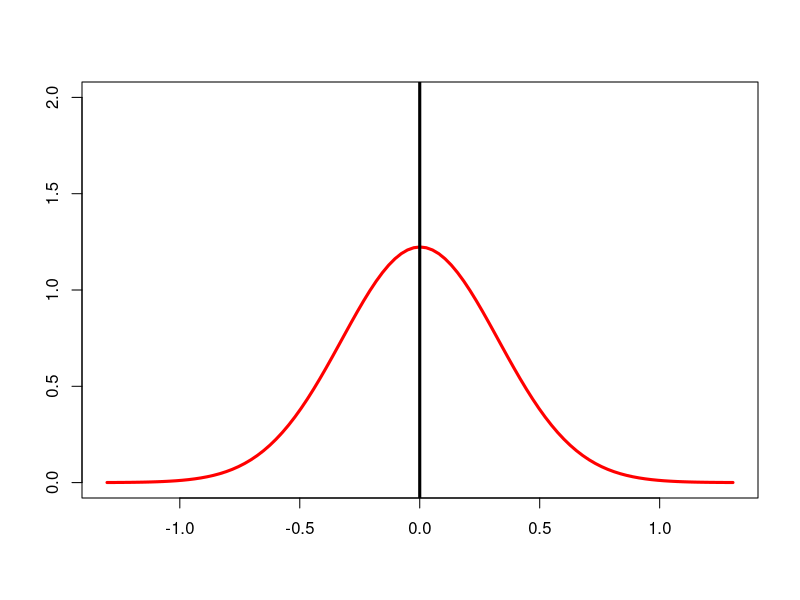
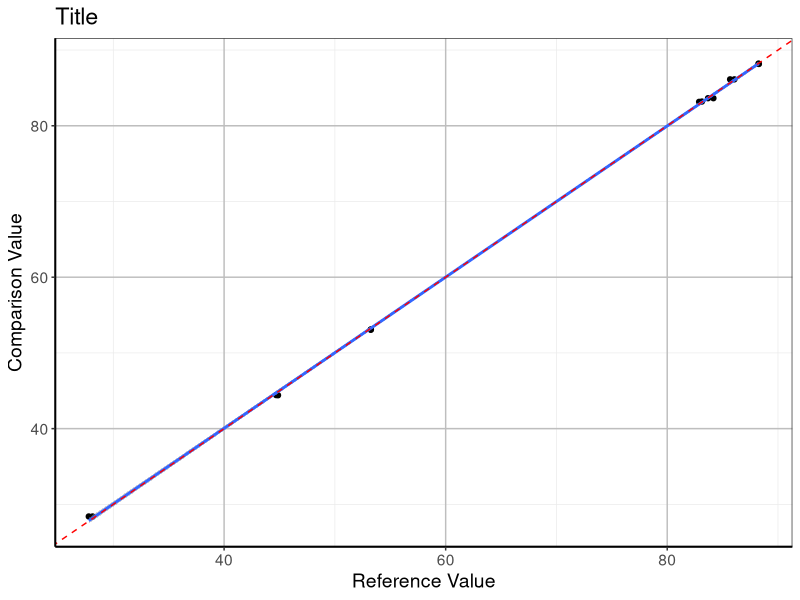

The R script that drew these images, in order:
## ---- chunk 1
library(ggplot2)
## ---- chunk 2
#Reference mean
xref <- 0
# Read data
xx <- read.csv("Book1.csv", as.is=TRUE, header=TRUE)
xx$Diff <- xx$A - xx$B
xbar <- mean(xx$Diff)
xsd <- sd(xx$Diff)
## ---- chunk 3
xx
## ---- chunk 4
#Plot graph
fxx <- function(x) dnorm(x, mean = xbar, sd = xsd)
myYLim <- c(0, 2)
plot(fxx, from = xbar-4*xsd, to = xbar+4*xsd, ylim = myYLim, col = "red", lwd = 3, xlab = "", ylab = "")

#Reference point
abline(v = xref, lwd = 3)
## ---- chunk 5
# X-Y comparison
xxy <- lm(xx$A ~ xx$B)
summary(xxy)
## ---- chunk 6
# X-Y plot
plotxx <- ggplot(xx, aes(x=xx$A, y=xx$B)) +
        geom_point() +
        geom_smooth(method=lm) +
        geom_abline(intercept = 0, slope=1, lty=2, col="red") +
        xlab("Reference Value") +
        ylab("Comparison Value") +
        ggtitle("Title")

plotx <- plotxx + theme_bw()
#Fancy theme
plotx <- plotx + theme(panel.grid.major = element_line(size = 0.5, color = "grey"), 
                       axis.line = element_line(size = 0.7, color = "black"), 
                       legend.position = c(0.15, 0.7), 
                       text = element_text(size = 14))    
plotx


## ---- chunk 7
# t-test
t.test(xx$Diff, mu=xref, alternative = "two.sided", paired = FALSE)
